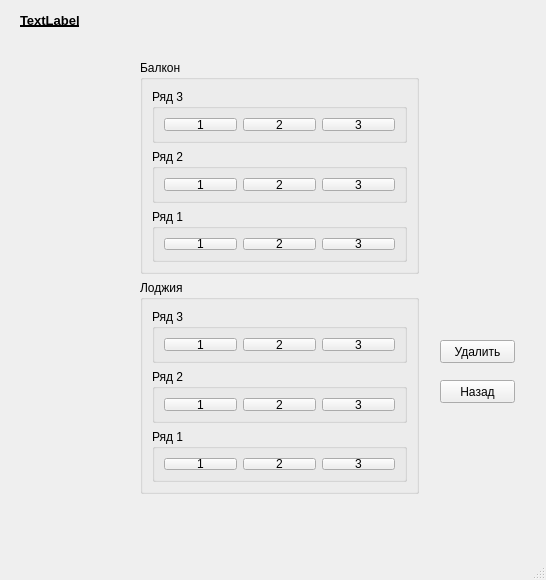
<?xml version="1.0" encoding="UTF-8"?>
<ui version="4.0">
 <class>MainWindow</class>
 <widget class="QMainWindow" name="MainWindow">
  <property name="geometry">
   <rect>
    <x>0</x>
    <y>0</y>
    <width>546</width>
    <height>580</height>
   </rect>
  </property>
  <property name="windowTitle">
   <string>MainWindow</string>
  </property>
  <widget class="QWidget" name="centralwidget">
   <widget class="QWidget" name="layoutWidget">
    <property name="geometry">
     <rect>
      <x>140</x>
      <y>60</y>
      <width>279</width>
      <height>434</height>
     </rect>
    </property>
    <layout class="QVBoxLayout" name="verticalLayout_3">
     <item>
      <widget class="QGroupBox" name="groupBox_balcony">
       <property name="title">
        <string>Балкон</string>
       </property>
       <layout class="QVBoxLayout" name="verticalLayout">
        <item>
         <widget class="QGroupBox" name="groupBox_row_3">
          <property name="title">
           <string>Ряд 3</string>
          </property>
          <layout class="QHBoxLayout" name="horizontalLayout_3">
           <item>
            <widget class="QPushButton" name="pushButton_25">
             <property name="text">
              <string>1</string>
             </property>
            </widget>
           </item>
           <item>
            <widget class="QPushButton" name="pushButton_26">
             <property name="text">
              <string>2</string>
             </property>
            </widget>
           </item>
           <item>
            <widget class="QPushButton" name="pushButton_27">
             <property name="text">
              <string>3</string>
             </property>
            </widget>
           </item>
          </layout>
         </widget>
        </item>
        <item>
         <widget class="QGroupBox" name="groupBox_row_2">
          <property name="title">
           <string>Ряд 2</string>
          </property>
          <layout class="QHBoxLayout" name="horizontalLayout_2">
           <item>
            <widget class="QPushButton" name="pushButton_22">
             <property name="text">
              <string>1</string>
             </property>
            </widget>
           </item>
           <item>
            <widget class="QPushButton" name="pushButton_23">
             <property name="text">
              <string>2</string>
             </property>
            </widget>
           </item>
           <item>
            <widget class="QPushButton" name="pushButton_24">
             <property name="text">
              <string>3</string>
             </property>
            </widget>
           </item>
          </layout>
         </widget>
        </item>
        <item>
         <widget class="QGroupBox" name="groupBox_row_1">
          <property name="title">
           <string>Ряд 1</string>
          </property>
          <layout class="QHBoxLayout" name="horizontalLayout">
           <item>
            <widget class="QPushButton" name="pushButton_19">
             <property name="text">
              <string>1</string>
             </property>
            </widget>
           </item>
           <item>
            <widget class="QPushButton" name="pushButton_20">
             <property name="text">
              <string>2</string>
             </property>
            </widget>
           </item>
           <item>
            <widget class="QPushButton" name="pushButton_21">
             <property name="text">
              <string>3</string>
             </property>
            </widget>
           </item>
          </layout>
         </widget>
        </item>
       </layout>
      </widget>
     </item>
     <item>
      <widget class="QGroupBox" name="groupBox_loggia">
       <property name="title">
        <string>Лоджия</string>
       </property>
       <layout class="QVBoxLayout" name="verticalLayout_2">
        <item>
         <widget class="QGroupBox" name="groupBox_row_4">
          <property name="title">
           <string>Ряд 3</string>
          </property>
          <layout class="QHBoxLayout" name="horizontalLayout_4">
           <item>
            <widget class="QPushButton" name="pushButton_28">
             <property name="text">
              <string>1</string>
             </property>
            </widget>
           </item>
           <item>
            <widget class="QPushButton" name="pushButton_29">
             <property name="text">
              <string>2</string>
             </property>
            </widget>
           </item>
           <item>
            <widget class="QPushButton" name="pushButton_30">
             <property name="text">
              <string>3</string>
             </property>
            </widget>
           </item>
          </layout>
         </widget>
        </item>
        <item>
         <widget class="QGroupBox" name="groupBox_row_5">
          <property name="title">
           <string>Ряд 2</string>
          </property>
          <layout class="QHBoxLayout" name="horizontalLayout_5">
           <item>
            <widget class="QPushButton" name="pushButton_31">
             <property name="text">
              <string>1</string>
             </property>
            </widget>
           </item>
           <item>
            <widget class="QPushButton" name="pushButton_32">
             <property name="text">
              <string>2</string>
             </property>
            </widget>
           </item>
           <item>
            <widget class="QPushButton" name="pushButton_33">
             <property name="text">
              <string>3</string>
             </property>
            </widget>
           </item>
          </layout>
         </widget>
        </item>
        <item>
         <widget class="QGroupBox" name="groupBox_row_6">
          <property name="title">
           <string>Ряд 1</string>
          </property>
          <layout class="QHBoxLayout" name="horizontalLayout_6">
           <item>
            <widget class="QPushButton" name="pushButton_34">
             <property name="text">
              <string>1</string>
             </property>
            </widget>
           </item>
           <item>
            <widget class="QPushButton" name="pushButton_35">
             <property name="text">
              <string>2</string>
             </property>
            </widget>
           </item>
           <item>
            <widget class="QPushButton" name="pushButton_36">
             <property name="text">
              <string>3</string>
             </property>
            </widget>
           </item>
          </layout>
         </widget>
        </item>
       </layout>
      </widget>
     </item>
    </layout>
   </widget>
   <widget class="QPushButton" name="pushButton_bake">
    <property name="geometry">
     <rect>
      <x>440</x>
      <y>380</y>
      <width>75</width>
      <height>23</height>
     </rect>
    </property>
    <property name="text">
     <string>Назад</string>
    </property>
   </widget>
   <widget class="QPushButton" name="pushButton_delete">
    <property name="geometry">
     <rect>
      <x>440</x>
      <y>340</y>
      <width>75</width>
      <height>23</height>
     </rect>
    </property>
    <property name="text">
     <string>Удалить</string>
    </property>
   </widget>
   <widget class="QLabel" name="label">
    <property name="geometry">
     <rect>
      <x>20</x>
      <y>10</y>
      <width>491</width>
      <height>20</height>
     </rect>
    </property>
    <property name="font">
     <font>
      <pointsize>10</pointsize>
      <weight>75</weight>
      <italic>false</italic>
      <bold>true</bold>
      <underline>true</underline>
     </font>
    </property>
    <property name="text">
     <string>TextLabel</string>
    </property>
   </widget>
  </widget>
  <widget class="QMenuBar" name="menubar">
   <property name="geometry">
    <rect>
     <x>0</x>
     <y>0</y>
     <width>546</width>
     <height>21</height>
    </rect>
   </property>
  </widget>
  <widget class="QStatusBar" name="statusbar"/>
 </widget>
 <resources/>
 <connections/>
</ui>
